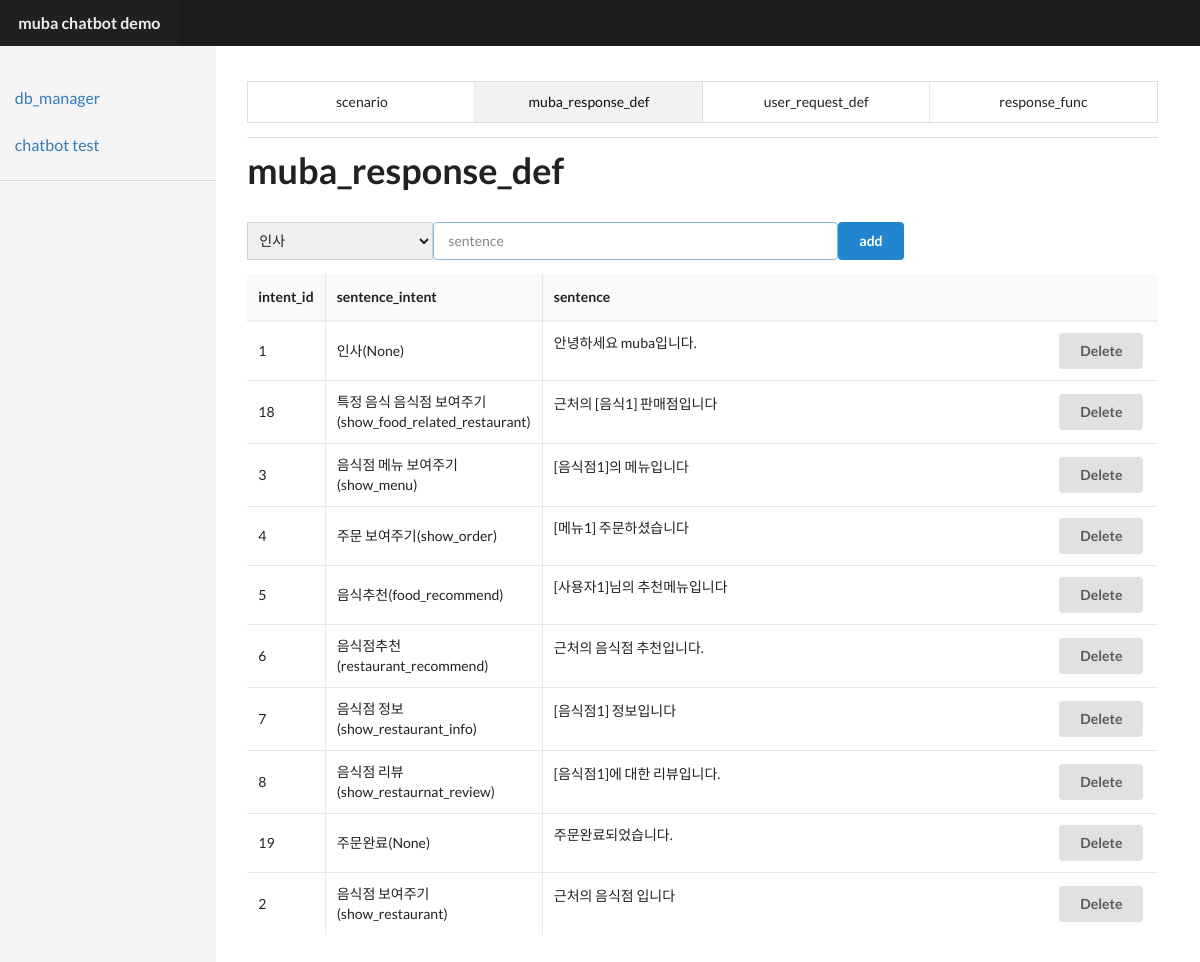
The app's page /chatbot/db_manage, older data.
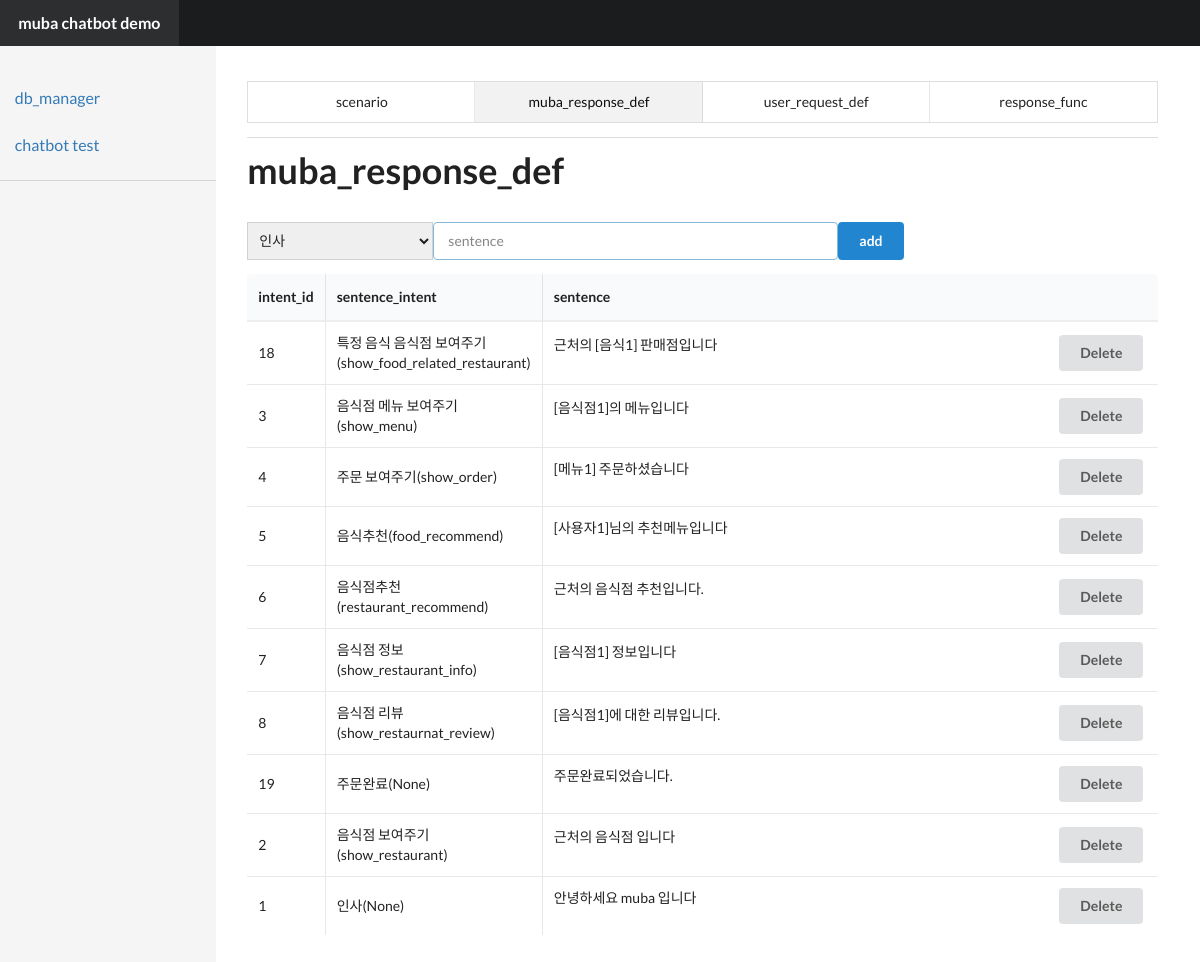
The same page, newer data.
### tables this page shows
CREATE TABLE "muba_response_intent" (
	`muba_response_intent_id`	INTEGER PRIMARY KEY AUTOINCREMENT,
	`intent_name`	TEXT,
	`func`	TEXT
);

CREATE TABLE `muba_response_def` (
	`sentence_id`	INTEGER PRIMARY KEY AUTOINCREMENT,
	`muba_response_intent_id`	INTEGER,
	`sentence`	TEXT
);

### app.py (the view, shortened to what this page needs)
@app.route('/chatbot/db_manage')
def db_manage():
    tables = ['scenario', 'muba_response_def', 'user_request_def', 'response_func']
    cur_table = request.args.get('table', default='muba_response_def', type=str)
    intent_list=[]
    if cur_table=='muba_response_def':
        response_def=query_db('select * from muba_response_def')
        for idx,rd in enumerate(response_def):
            x=query_db('select intent_name,func from muba_response_intent where muba_response_intent_id  = ?',[rd[1]],one=True)
            if len(x)==2:
                response_def[idx]=rd+(x[0],x[1],)
        table_info=response_def
        intent_list=query_db('select muba_response_intent_id,intent_name from muba_response_intent')
    response = render_template('manage.html',table_info=table_info,tables=tables,cur_table=cur_table,intent_list=intent_list)
    return response

### app.py (called while the page is built)
def get_db():
    top = _app_ctx_stack.top
    if not hasattr(top, 'sqlite_db'):
        top.sqlite_db = sqlite3.connect(DATABASE)
    return top.sqlite_db

@app.teardown_appcontext
def close_connection(exception):
    top = _app_ctx_stack.top
    if hasattr(top, 'sqlite_db'):
        top.sqlite_db.close()

def query_db(query, args=(), one=False):
    cur = get_db().execute(query, args)
    rv = cur.fetchall()
    cur.close()
    return (rv[0] if rv else None) if one else rv

### templates/manage.html (shortened to what this page needs)
<!DOCTYPE html>
<html>
{% extends 'layout.html' %}
{% block title %}
    <div class="ui four item menu">
        {% for table in tables %}
            {% if table==cur_table %}<a class="active item">{{ table }}</a>
            {% else %}  <a class="item" href="?table={{ table }}">{{ table }}{% endif %}</a>
        {% endfor %}
    </div>
{% endblock %}
{% block content %}
    <div class="row">
        <h1 class="ui huge header">{{ cur_table }}</h1>
    </div>
    <div class="row">
        <table class="ui celled table">
            {% if cur_table=='muba_response_def' %}
                <form class="form-inline" action="/chatbot/db_manage/item_add" method="post">
                <select name="intent_id" class="form-control ui search dropdown">
                    {% for rd in intent_list %}
                        <option value={{ rd[0] }}>{{ rd[1] }}</option>
                    {% endfor %}
                </select>
                <div class="ui input focus">
                    <input type="text" size=50 placeholder="sentence" name="sentence" value="">
                </div>
                <button type="submit" class="ui primary button">
                    add
                </button>
                </form>
                <thead>
                <tr>
                    <th class="collapsing">intent_id</th>
                    <th class="collapsing">sentence_intent</th>
                    <th>sentence</th>
                </tr>
                </thead>
                <tbody>
                {% for rd in table_info %}
                    <tr>
                        <td data-label="muba_response_intent_id">{{ rd[1] }}</td>
                        <td data-label="intent_name">{{ rd[3] }}({{ rd[4] }})</td>
                        <td data-label="sentence">{{ rd[2] }}<button onclick='location="/chatbot/db_manage/item_delete?table={{ cur_table }}&id={{ rd[0] }}"' style="float:right" class="ui button">Delete</button></td>
                    </tr>
                {% endfor %}
                </tbody>
            {% endif %}
        </table>
    </div>
{% endblock %}

### templates/layout.html (shortened to what this page needs)
{% extends 'base.html' %}
{% block body %}
    <div class="ui inverted huge borderless fixed fluid menu">
        <a class="header item">muba chatbot demo</a>
    </div>
    <div class="ui grid">
        <div class="row">
            <div class="column" id="sidebar">
                <div class="ui secondary vertical fluid menu">
                    {% macro link(to, text, danger=False) %}
                        <a class=item href="{{ to }}">
                            {{ text }}
                        </a>
                    {% endmacro %}
                    {{ link('/chatbot/db_manage', 'db_manager') }}
                    {{ link("/chatbot/chatbot", 'chatbot test') }}
                    <div class="ui divider"></div>
                </div>
            </div>
            <div class="column" id="content">
                <div class="ui grid">
                    <div class="row">
                            {% block title %}
                            {% endblock %}
                    </div>
                    <div class="ui divider"></div>
                    {% block content %}
                    {% endblock %}
                </div>
            </div>
        </div>
    </div>
{% endblock %}

### templates/base.html (shortened to what this page needs)
<!DOCTYPE html>
<html>
<head>
    <link href="../static/dist/semantic-ui/semantic.min.css" rel="stylesheet" type="text/css"/>
    <link href="../static/stylesheets/default.css" rel="stylesheet" type="text/css"/>
    <link href="../static/stylesheets/pandoc-code-highlight.css" rel="stylesheet" type="text/css"/>
</head>
<body>
{% block body %}
{% endblock %}
</body>
</html>

### static/stylesheets/default.css (style rules this page uses)
body { -webkit-font-smoothing: antialiased; -moz-osx-font-smoothing: grayscale; text-rendering: optimizeLegibility; }
.ui.menu { border-radius: 0; box-shadow: none; margin-bottom: 0; -moz-font-feature-settings: "smcp" 0, "onum" 0; -ms-font-feature-settings: "smcp" 0, "onum" 0; -o-font-feature-settings: "smcp" 0, "onum" 0; -webkit-font-feature-settings: "smcp" 0, "onum" 0; font-feature-settings: "smcp" 0, "onum" 0; }

### templates/layout.html (style rules this page uses)
body { display: relative; }
#sidebar { position: fixed; top: 45.71px; left: 0; bottom: 0; width: 18%; background-color: #f5f5f5; padding: 0px; }
#sidebar .ui.menu { margin: 2em 0 0; font-size: 16px; }
#sidebar .ui.menu > a.item { color: #337ab7; border-radius: 0 !important; }
#content { margin-left: 19%; width: 81%; margin-top: 3em; padding-left: 3em; float: left; }
#content > .ui.grid { padding-right: 4em; padding-bottom: 3em; }
#content h1 { font-size: 36px; }
#content .ui.divider:not(.hidden) { margin: 0; }
#content table.ui.table { border: none; }
#content table.ui.table thead th { border-bottom: 2px solid #eee !important; }

Row changes from the older to the newer data that the page shows:
removed muba_response_def: sentence "안녕하세요 muba입니다."
added muba_response_def: sentence "안녕하세요 muba 입니다"
Text that changed along with them:
new list line: "1 ( None ) Delete"
new list line: "인사"
list line gone: "1 ( None ) Delete"
list line gone: "인사"
